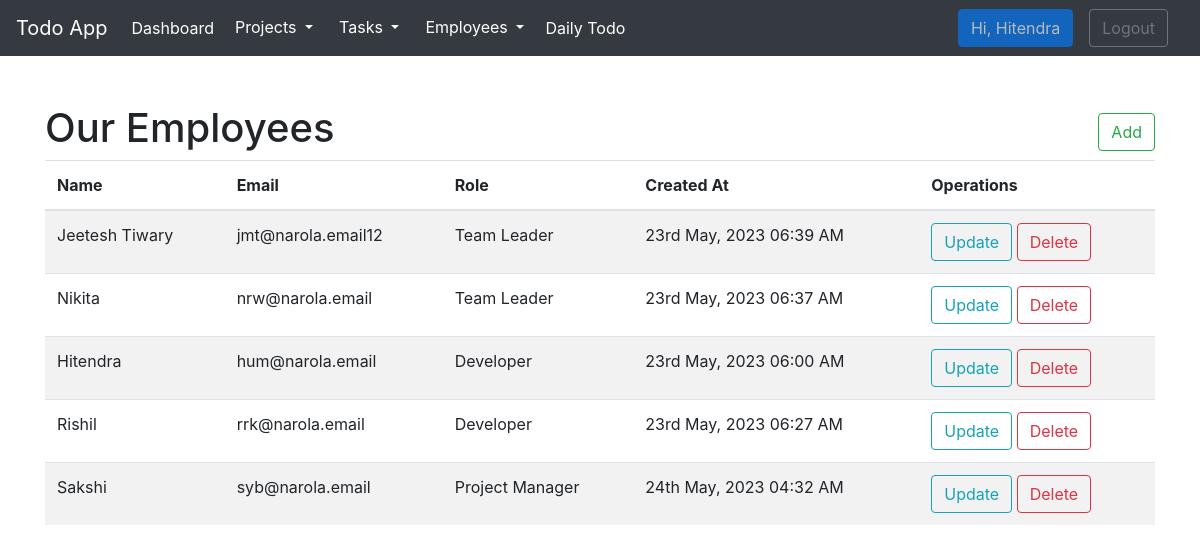
The app's page /index.php?page=display_employee (signed in) with its own data.
### tables this page shows
CREATE TABLE IF NOT EXISTS `employees` (
  `id` int NOT NULL AUTO_INCREMENT,
  `name` varchar(60) NOT NULL,
  `email` varchar(70) NOT NULL,
  `password` varchar(191) NOT NULL,
  `role` tinyint NOT NULL DEFAULT '4' COMMENT '1-admin,2-Project Manager,3-Team Leader,4-Developer',
  `created_at` timestamp NOT NULL DEFAULT CURRENT_TIMESTAMP,
  `updated_at` timestamp NOT NULL DEFAULT CURRENT_TIMESTAMP,
  `deleted_at` timestamp NULL DEFAULT NULL,
  PRIMARY KEY (`id`),
  KEY `role` (`role`)
);

CREATE TABLE IF NOT EXISTS `roles` (
  `id` tinyint NOT NULL AUTO_INCREMENT,
  `name` varchar(60) NOT NULL,
  `created_at` timestamp NOT NULL DEFAULT CURRENT_TIMESTAMP,
  `updated_at` timestamp NOT NULL DEFAULT CURRENT_TIMESTAMP,
  `deleted_at` timestamp NULL DEFAULT NULL,
  PRIMARY KEY (`id`)
);

### include/Model.php (called while the page is built, shortened)
<?php
require_once $_SERVER['DOCUMENT_ROOT'] . '/todo-app/include/config.php';
class Model
{
    private $connection;
    function __construct()
    {
        $conn = new Connection;
        $this->connection = $conn->getConnection();
    }
    function fetch_record($sql)
    {
        $response = null;
        try {
            $result = $this->connection->query($sql);
            while ($row = $result->fetch_assoc()) {
                $response[] = $row;
            }
            return $response;
        } catch (Exception $th) {
            die($th->getMessage());
        }
    }
}
?>

### include/config.php (called while the page is built, shortened)
<?php
class Connection
{
    private $connection = null;
    function __construct()
    {
        try {
            $this->connection = new mysqli('localhost', 'root', '', 'todo-app');
        } catch (\Throwable $th) {
            $th->getMessage();
        }
    }
    public function getConnection()
    {
        return $this->connection;
    }
}
?>

### employee/display_employee.php (the view, shortened to what this page needs)
<?php
$employeeObj = new Employee();
$sql = "SELECT e.id,e.name,e.email,r.name as role,e.created_at FROM roles r join employees e on e.role=r.id WHERE e.id != 1";
$employees = $employeeObj->fetch_record($sql);
?>
<div class="container">
    <div class="mt-5 d-flex justify-content-between align-items-center">
        <h1>Our Employees </h1>
        <a class="btn btn-outline-success" href="index.php?page=new_employee">Add</a>
    </div>
    <table class="table table-striped">
        <thead>
            <tr>
                <th>Name</th>
                <th>Email</th>
                <th>Role</th>
                <th>Created At</th>
                <th>Operations</th>
            </tr>
        </thead>
        <tbody>
            <?php if (!empty($employees)) { ?>
                <?php foreach ($employees as $employee) { ?>
                    <tr>
                        <td>
                            <?php echo $employee['name']; ?>
                        </td>
                        <td>
                            <?php echo $employee['email']; ?>
                        </td>
                        <td>
                            <?php
                            echo $employee['role'];
                            ?>
                        </td>
                        <td>
                            <?php echo date('dS F, Y h:s A', strtotime($employee['created_at'])); ?>
                        </td>
                        <td>
                            <a class="btn btn-outline-info"
                                href="index.php?page=update_employee&id=<?php echo $employee['id']; ?>">Update</a>
                            <a class="btn btn-outline-danger"
                                href="index.php?page=delete_employee&id=<?php echo $employee['id']; ?>">Delete</a>
                        </td>
                    </tr>
                <?php } ?>
            <?php } else { ?>
                <tr>
                    <td rowspan="5">Currently there is no any employee!</td>
                </tr>
            <?php } ?>
        </tbody>
    </table>
</div>

### records on screen
employees: name "Jeetesh Tiwary", email "jmt@narola.email12", role.name "Team Leader", created_at "23rd May, 2023 06:39 AM"
employees: name "Nikita", email "nrw@narola.email", role.name "Team Leader", created_at "23rd May, 2023 06:37 AM"
employees: name "Hitendra", email "hum@narola.email", role.name "Developer", created_at "23rd May, 2023 06:00 AM"
employees: name "Rishil", email "rrk@narola.email", role.name "Developer", created_at "23rd May, 2023 06:27 AM"
employees: name "Sakshi", email "syb@narola.email", role.name "Project Manager", created_at "24th May, 2023 04:32 AM"

### other values on screen
$_SESSION['employee']['name'] "Hitendra"
